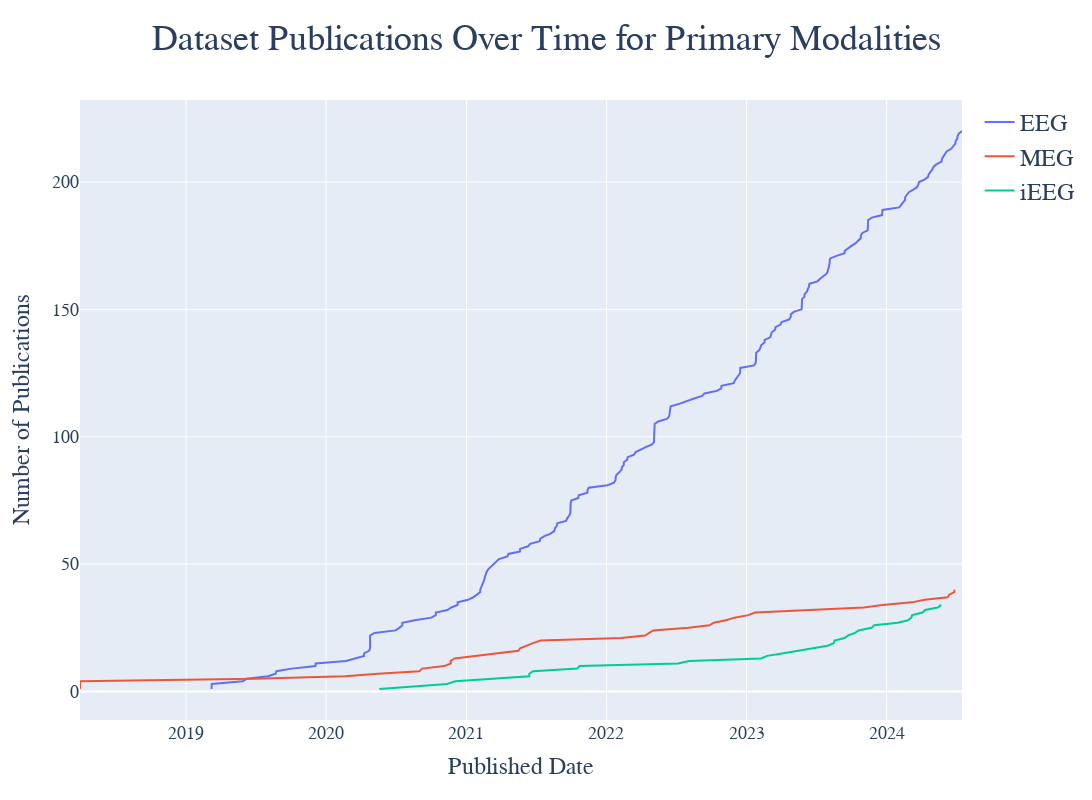

The code cell stored with this chart in its notebook:
### Markdown cell above
### Figure 4

Figure 4 - Published date x number of datasets x modality

A line graph showing the number of publications over time, segmented by modality

denote that all of the data is combination - like mri is eeg-mri

denote this is over evolution of nemar/openneuro, thats how old database is

take top 3 eeg/meg/ieeg on one plot, and then the other modalities on another plot

### Code cell
df_fig4 = df[['EEG Modality', 
              'MEG Modality', 
              'iEEG Modality',
              'Has MRI',
              'Has EOG',
              'Has Behavioral',
              'Has fMRi',
              'Has EcOg',
              'Has DBS',
              'Has SMI',
              'Has EMG',
              'Has TMS',
              'Has ECG',
              'Has SEEG',
              'Has fNIRS',
              'Has Blood Tests',
              'Eye tracking',
              'Other (put in name)',
              'Published date']]

df_fig4.rename(columns={
    'EEG Modality': 'EEG',
    'MEG Modality': 'MEG',
    'iEEG Modality': 'iEEG',
    'Has MRI': 'MRI',
    'Has EOG': 'EOG',
    'Has Behavioral': 'Behavioral',
    'Has fMRi': 'fMRI',
    'Has EcOg': 'EcOg',
    'Has DBS': 'DBS',
    'Has SMI': 'SMI',
    'Has EMG': 'EMG',
    'Has TMS': 'TMS',
    'Has ECG': 'ECG',
    'Has SEEG': 'SEEG',
    'Has fNIRS': 'fNIRS',
    'Has Blood Tests': 'Blood Tests',
    'Eye tracking': 'Eye Tracking',
    'Other (put in name)': 'Other'
}, inplace=True)

df_fig4_primaryModalities = df_fig4[['EEG', 'MEG', 'iEEG', 'Published date']]
df_fig4_secondaryModalities = df_fig4[['MRI', 
                                       'EOG', 
                                       'Behavioral', 
                                       'fMRI', 
                                       'EcOg', 
                                       'DBS', 
                                       'SMI', 
                                       'EMG', 
                                       'TMS', 
                                       'ECG', 
                                       'SEEG', 
                                       'fNIRS', 
                                       'Blood Tests', 
                                       'Eye Tracking', 
                                       'Other', 
                                       'Published date']]


# primary modality graph generation

# Initialize the dictionary with empty dataframes
dfs_by_modalities = {col: pd.DataFrame(columns=df_fig4.columns) for col in df_fig4_primaryModalities.columns if col != 'Published date'}
# Populate the dataframes
for index, row in df_fig4_primaryModalities.iterrows():
    for col in dfs_by_modalities.keys():
        if pd.notna(row[col]):
            dfs_by_modalities[col].loc[len(dfs_by_modalities[col])] = row
# Convert 'Published date' to datetime for sorting
for modality, modality_df in dfs_by_modalities.items():
    modality_df['Published date'] = pd.to_datetime(modality_df['Published date'])
    dfs_by_modalities[modality] = modality_df.sort_values(by='Published date')
    # Create a cumulative count of publications over time for each modality
    dfs_by_modalities[modality]['Cumulative Publications'] = range(1, len(modality_df) + 1)
# Create a plotly line graph for all modalities
df_fig4_primaryModalities = go.Figure()
for modality, modality_df in dfs_by_modalities.items():
    df_fig4_primaryModalities.add_trace(go.Scatter(
        x=modality_df['Published date'],
        y=modality_df['Cumulative Publications'],
        mode='lines',
        name=modality
    ))
df_fig4_primaryModalities.update_layout(
    title={
        'text': 'Dataset Publications Over Time for Primary Modalities',
        'x': 0.5,  # Center the title
        'xanchor': 'center'
    },
    xaxis_title='Published Date',
    yaxis_title='Cumulative Number of Publications'
)

df_fig4_primaryModalities.update_layout(
    title={
        'text': 'Dataset Publications Over Time for Primary Modalities',
        'x': 0.5,  # Center the title
        'xanchor': 'center',
        'font': {'family': 'Arial', 'size': 36}  # Increase font size
    },
    xaxis_title={
        'text': 'Published Date',
        'font': {'family': 'Arial', 'size': 24}  # Increase font size
    },
    yaxis_title={
        'text': 'Number of Publications',
        'font': {'family': 'Arial', 'size': 24}  # Increase font size
    },
    font={'family': 'Arial', 'size': 18},  # Set the default font size for the entire figure
    legend={
        'font': {'family': 'Arial', 'size': 24}  # Increase font size
    },
    width=1400,  # Increase the width of the figure
    height=800   # Increase the height of the figure
)

# # secondary modality graph generation

# # Initialize the dictionary with empty dataframes
# dfs_by_modalities = {col: pd.DataFrame(columns=df_fig4.columns) for col in df_fig4_secondaryModalities.columns if col != 'Published date'}
# # Populate the dataframes
# for index, row in df_fig4_secondaryModalities.iterrows():
#     for col in dfs_by_modalities.keys():
#         if pd.notna(row[col]):
#             dfs_by_modalities[col].loc[len(dfs_by_modalities[col])] = row
# # Convert 'Published date' to datetime for sorting
# for modality, modality_df in dfs_by_modalities.items():
#     modality_df['Published date'] = pd.to_datetime(modality_df['Published date'])
#     dfs_by_modalities[modality] = modality_df.sort_values(by='Published date')
#     # Create a cumulative count of publications over time for each modality
#     dfs_by_modalities[modality]['Cumulative Publications'] = range(1, len(modality_df) + 1)
# # Create a plotly line graph for all modalities
# df_fig4_secondaryModalities = go.Figure()
# for modality, modality_df in dfs_by_modalities.items():
#     df_fig4_secondaryModalities.add_trace(go.Scatter(
#         x=modality_df['Published date'],
#         y=modality_df['Cumulative Publications'],
#         mode='lines',
#         name=modality
#     ))
# df_fig4_secondaryModalities.update_layout(
#     title='Cumulative Publications Over Time for Additional Modalities',
#     xaxis_title='Published Date',
#     yaxis_title='Cumulative Number of Publications'
# )

df_fig4_primaryModalities.write_image("results/v1.6/figure_4.svg")
df_fig4_primaryModalities.write_image("results/v1.6/figure_4.png")


df_fig4_primaryModalities.show()
# df_fig4_secondaryModalities.show()

### Figure 1 — Plotly figure (JSON) as saved in the notebook; plotly's stock layout.template omitted (floating-point values rounded to 4 significant figures; data arrays with more than 128 entries replaced by an {"elided": "..."} marker saying what was removed)
{"data": [{"mode": "lines", "name": "EEG", "type": "scatter", "x": {"elided": "220 str values"}, "y": {"elided": "220 int values"}}, {"mode": "lines", "name": "MEG", "type": "scatter", "x": ["2018-03-30T10:34:05", "2018-03-30T13:14:28", "2018-03-30T14:58:53", "2018-03-30T18:40:38", "2019-06-28T18:20:34", "2020-02-18T20:21:07", "2020-05-15T07:08:56", "2020-08-31T07:30:43", "2020-09-07T08:38:13", "2020-11-03T21:07:28", "2020-11-20T20:41:26", "2020-11-20T20:41:26", "2020-11-30T21:41:33", "2021-01-24T10:37:19", "2021-03-16T21:47:34", "2021-05-16T07:35:57", "2021-05-20T17:51:13", "2021-06-05T23:01:30", "2021-06-23T07:43:39", "2021-07-13T12:17:12", "2022-02-08T02:58:36", "2022-04-11T13:09:08", "2022-04-22T19:51:09", "2022-05-02T14:15:02", "2022-08-02T18:33:45", "2022-09-26T16:19:30", "2022-10-07T15:21:12", "2022-11-08T11:21:52", "2022-11-30T17:54:29", "2023-01-05T14:14:13", "2023-01-23T14:29:41", "2023-07-07T16:31:14", "2023-11-02T20:12:01", "2023-12-21T17:05:19", "2024-03-06T18:07:06", "2024-04-09T14:11:08", "2024-06-08T10:01:15", "2024-06-12T15:58:04", "2024-06-25T16:13:19", "2024-06-26T06:05:45"], "y": [1, 2, 3, 4, 5, 6, 7, 8, 9, 10, 11, 12, 13, 14, 15, 16, 17, 18, 19, 20, 21, 22, 23, 24, 25, 26, 27, 28, 29, 30, 31, 32, 33, 34, 35, 36, 37, 38, 39, 40]}, {"mode": "lines", "name": "iEEG", "type": "scatter", "x": ["2020-05-18T16:49:05", "2020-08-17T06:46:03", "2020-11-11T18:39:48", "2020-12-02T21:03:31", "2021-03-10T15:56:12", "2021-06-13T20:10:30", "2021-06-13T20:10:30", "2021-06-23T18:53:45", "2021-10-16T12:00:01", "2021-10-22T12:45:11", "2022-07-06T15:43:04", "2022-08-04T18:02:09", "2023-02-08T00:47:59", "2023-02-23T19:33:50", "2023-04-07T11:11:05", "2023-05-17T20:25:49", "2023-06-30T21:13:17", "2023-07-31T08:40:13", "2023-08-16T13:32:23", "2023-08-18T13:22:54", "2023-09-13T16:26:52", "2023-09-22T19:54:52", "2023-10-10T22:55:36", "2023-10-20T00:10:03", "2023-11-23T04:12:37", "2023-11-29T20:55:51", "2024-01-30T13:49:34", "2024-02-26T01:22:25", "2024-03-05T16:27:50", "2024-03-07T19:23:34", "2024-04-03T22:24:23", "2024-04-10T22:04:27", "2024-05-13T17:39:02", "2024-05-22T11:05:49"], "y": [1, 2, 3, 4, 5, 6, 7, 8, 9, 10, 11, 12, 13, 14, 15, 16, 17, 18, 19, 20, 21, 22, 23, 24, 25, 26, 27, 28, 29, 30, 31, 32, 33, 34]}], "layout": {"font": {"family": "Arial", "size": 18}, "height": 800, "legend": {"font": {"family": "Arial", "size": 24}}, "title": {"font": {"family": "Arial", "size": 36}, "text": "Dataset Publications Over Time for Primary Modalities", "x": 0.5, "xanchor": "center"}, "width": 1400, "xaxis": {"title": {"font": {"family": "Arial", "size": 24}, "text": "Published Date"}}, "yaxis": {"title": {"font": {"family": "Arial", "size": 24}, "text": "Number of Publications"}}}}
